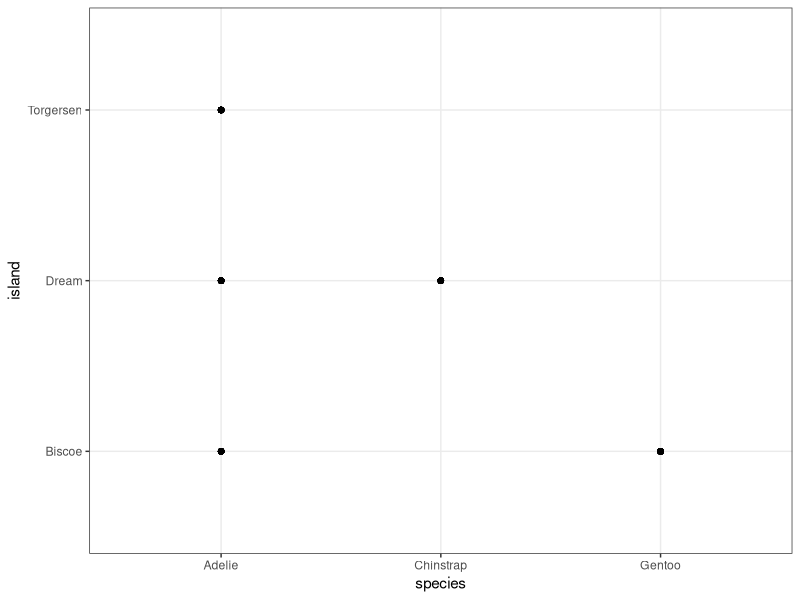

The R source for this figure: (Note: this script raises an error after producing the figure.)
# Palmer penguins

library(palmerpenguins)
library(tidyverse)

dat <- penguins

# Where the penguins live:)
dat %>% ggplot() + 
  aes(x = species, y = island) +
  geom_point() + 
  theme_bw()

# penguin weight <3
dat %>% ggplot() + 
  aes(x = species, y = body_mass_g, fill = species) +
  geom_histogram() + 
  theme_bw()

# :)